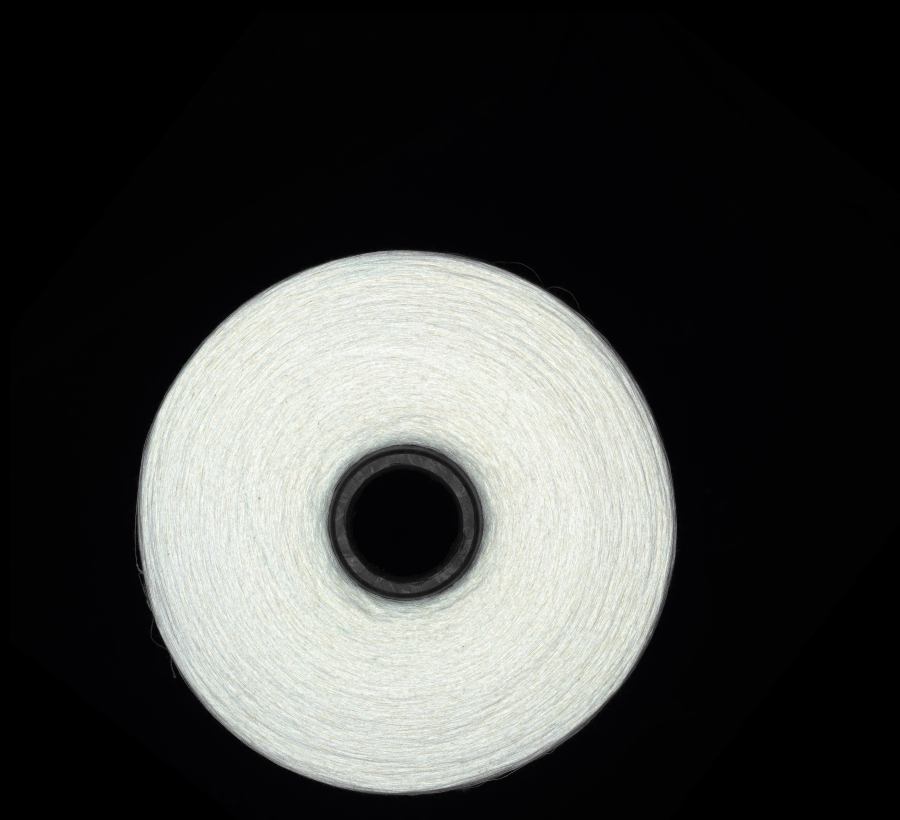
#> input picture picture/black (171).jpg, 4496 x 4096 px, found by its file name (shown at 1/5 size)
$ python main.py
#> lines starting #> are read from the running program, lines starting #| are printed output that depends on the picture; after the words box and inside, x2 and y2 are one past the last pixel; in counts of white or black regions, pixels touching at a corner belong together
#> in main, img is the input picture: shape (4096, 4496, 3); mean B, G, R 64, 65.9, 64.8
### src/preprocessing.py
"""Image preprocessing: resize, grayscale, denoise, binarize."""

import cv2 as cv
import numpy as np


def preprocess(
    image: np.ndarray,
    max_dimension: int = 640,
    gaussian_kernel: tuple[int, int] = (5, 5),
    threshold: int = 127,
) -> tuple[np.ndarray, np.ndarray]:
    """Preprocess a BGR image for contour detection.

    Steps: resize → grayscale → Gaussian blur → binary threshold.

    Args:
        image: Input BGR image.
        max_dimension: The larger edge is scaled to this size.
        gaussian_kernel: Kernel size for GaussianBlur.
        threshold: Binary threshold value (0-255).

    Returns:
        (gray_image, binary_image) tuple.
    """
#> called with max_dimension = 640, gaussian_kernel = (5, 5), threshold = 127
    h, w = image.shape[:2]
#> h = 4096; w = 4496
    scale = max_dimension / max(h, w)
#> scale = 0.142
    resized = cv.resize(image, (int(w * scale), int(h * scale)))
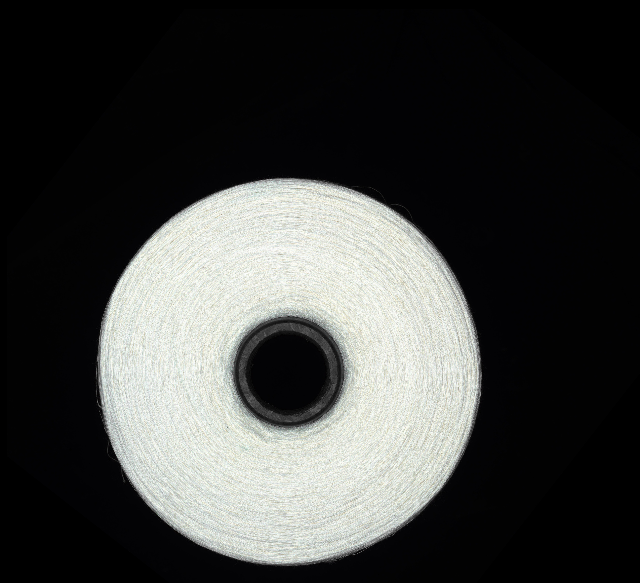
#> resized: shape (583, 640, 3); mean B, G, R 64, 65.9, 64.8

    gray = cv.cvtColor(resized, cv.COLOR_BGR2GRAY)
    blurred = cv.GaussianBlur(gray, gaussian_kernel, 0)
    _, binary = cv.threshold(blurred, threshold, 255, cv.THRESH_BINARY)
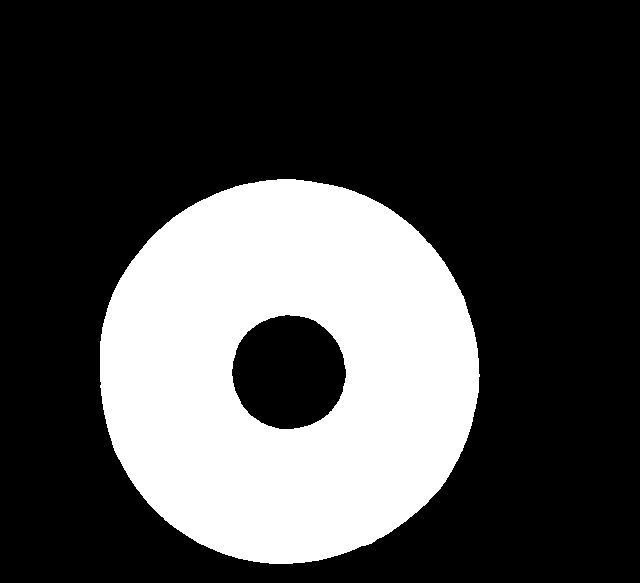
#> binary: shape (583, 640); 28.1% white; 1 white region

    return gray, binary

### src/detection.py
"""Annular ROI detection via contour hierarchy analysis."""

import cv2 as cv
import numpy as np
from yarn import Yarn


def detect_yarn(binary: np.ndarray) -> Yarn | None:
    """Detect the annular (ring-shaped) yarn region from a binary image.

    Finds the largest outer contour and its largest child contour,
    fits enclosing circles, and builds an annular mask.

    Args:
        binary: Binary image (uint8, values 0 or 255).

    Returns:
        Yarn object if detection succeeds, None otherwise.
    """
    contours, hierarchy = cv.findContours(
        binary, cv.RETR_CCOMP, cv.CHAIN_APPROX_SIMPLE
    )
#> contours = 2 contours; box (x1, y1, x2, y2) and area: (100, 179, 480, 564) 114422, (231, 314, 347, 430) 10298

    if hierarchy is None:
        print("No contours found in binary image")
        return None

    hierarchy = hierarchy[0]

    # --- Find the largest outer (parent) contour ---
    outer_idx = -1
    max_outer_area = 0
    for i, cnt in enumerate(contours):
        if hierarchy[i][3] == -1:  # no parent → outer contour
            area = cv.contourArea(cnt)
            if area > max_outer_area:
                max_outer_area = area
                outer_idx = i
#> this loop made 2 passes
#> (area, max_outer_area, outer_idx) on pass 1: (114422.5, 114422.5, 0)
#> after the loop, max_outer_area = 114422.5; outer_idx = 0

    if outer_idx == -1:
        print("No outer contour found")
        return None

    # --- Find the largest inner (child) contour of that outer ---
    inner_idx = -1
    max_inner_area = 0
    for i, cnt in enumerate(contours):
        if hierarchy[i][3] == outer_idx:  # parent is the outer contour
            area = cv.contourArea(cnt)
            if area > max_inner_area:
                max_inner_area = area
                inner_idx = i
#> this loop made 2 passes
#> (area, max_inner_area, inner_idx) on pass 2: (10298.5, 10298.5, 1)
#> after the loop, inner_idx = 1; max_inner_area = 10298.5

    # --- Fit outer circle ---
    (cx_outer, cy_outer), radius_outer = cv.minEnclosingCircle(
        contours[outer_idx]
    )
#> cx_outer = 286.6; cy_outer = 371.5; radius_outer = 192.7

    # --- Fit inner circle (only if found) ---
    if inner_idx != -1:
        (cx_inner, cy_inner), radius_inner = cv.minEnclosingCircle(
            contours[inner_idx]
        )
#> cx_inner = 288.3; cy_inner = 371.6; radius_inner = 58.16
    else:
        cx_inner, cy_inner = cx_outer, cy_outer
        radius_inner = 0

    # --- Build annular mask: fill outer, erase inner ---
    mask = np.zeros(binary.shape, dtype=np.uint8)
    cv.circle(mask, (int(cx_outer), int(cy_outer)), int(radius_outer), 255, -1)
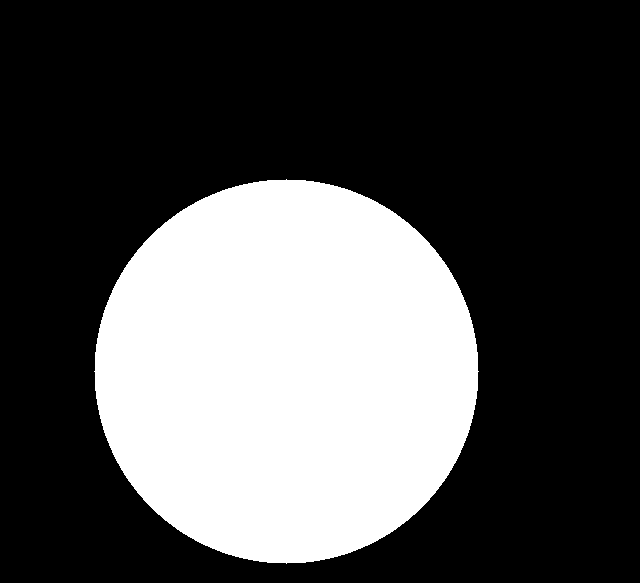
#> mask: shape (583, 640); 31% white; 1 white region, box (x1, y1, x2, y2) and area: (94, 179, 479, 564) 115781
    if inner_idx != -1:
        cv.circle(mask, (int(cx_inner), int(cy_inner)), int(radius_inner), 0, -1)
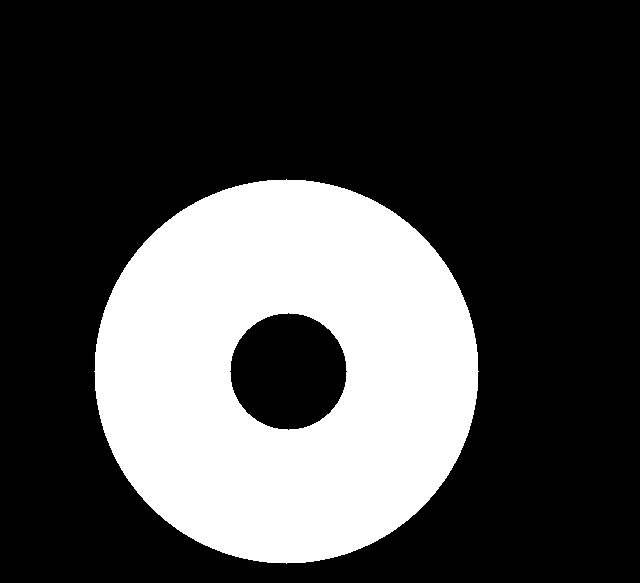
#> mask: shape (583, 640); 28.2% white; 1 white region, box (x1, y1, x2, y2) and area: (94, 179, 479, 564) 105224

    return Yarn(
        center_in=(int(cx_inner), int(cy_inner)),
        center_out=(int(cx_outer), int(cy_outer)),
        radius_inner=int(radius_inner),
        radius_outer=int(radius_outer),
        mask=mask,
    )

### src/main.py
"""Main entry point: load images, run the detection pipeline, display results."""

import cv2 as cv
import matplotlib.pyplot as plt

from config import (
    BINARY_THRESHOLD,
    DEFAULT_IMAGES,
    GAUSSIAN_KERNEL,
    MAX_DIMENSION,
)
from detection import detect_yarn
from preprocessing import preprocess


def main() -> None:
    image_paths = DEFAULT_IMAGES

    for img_path in image_paths:
        # 1. Load
        img = cv.imread(img_path)
        if img is None:
            print(f"Failed to load image: {img_path}")
            continue

        # 2. Preprocess
        gray, binary = preprocess(
            img,
            max_dimension=MAX_DIMENSION,
            gaussian_kernel=GAUSSIAN_KERNEL,
            threshold=BINARY_THRESHOLD,
        )

        # 3. Detect annular ROI
        yarn = detect_yarn(binary)
        if yarn is None:
            print(f"No yarn region found: {img_path}")
            continue

        # 4. Extract ROI and unwrap
        extracted = yarn.extract(gray)
        rect_img = yarn.circle_to_rectangle(extracted)

        # 5. Display
        plt.imshow(rect_img, cmap="gray")
        plt.title(img_path)
        plt.axis("off")
        plt.show()
        plt.close()


if __name__ == "__main__":
    main()
#> (the call stopped at in detect_yarn, `return Yarn( center_in=(int(cx_inner), int(cy_inner)), center_out=(int..`: yarn is not available in this run)
